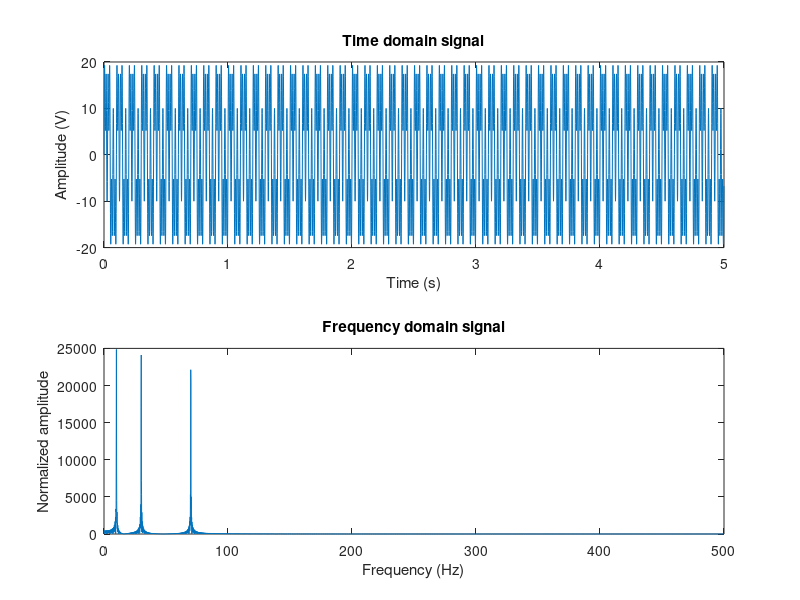

Recreate this plot in MATLAB.
samplingFrequency = 1000;
timeStamp = 1/samplingFrequency;
ts = timeStamp;
dt = 0:ts:5-ts;
f1 = 10;
f2 = 30;
f3 = 70;

y1 = 10 * sin(2*pi*f1*dt);
y2 = 10 * sin(2*pi*f2*dt);
y3 = 10 * sin(2*pi*f3*dt);
y4 = y1 + y2 + y3;

% subplot(4,1,1);
% plot(dt,y1,'r');
% subplot(4,1,2);
% plot(dt,y2,'b');
% subplot(4,1,3);
% plot(dt,y3,'g');
% subplot(4,1,4);
% plot(dt,y4,'y');

nfft = length(y4);
nfft2 = 2^nextpow2(nfft);
ff = fft(y4, nfft2);
fff = ff(1:nfft2/2);
xfft = samplingFrequency * (0 : nfft2/2 - 1) / nfft2;

subplot(2,1,1);
plot(dt,y4);
xlabel('Time (s)');
ylabel('Amplitude (V)');
title('Time domain signal');

subplot(2,1,2);
plot(xfft, abs(fff));
xlabel('Frequency (Hz)');
ylabel('Normalized amplitude');
title('Frequency domain signal');

